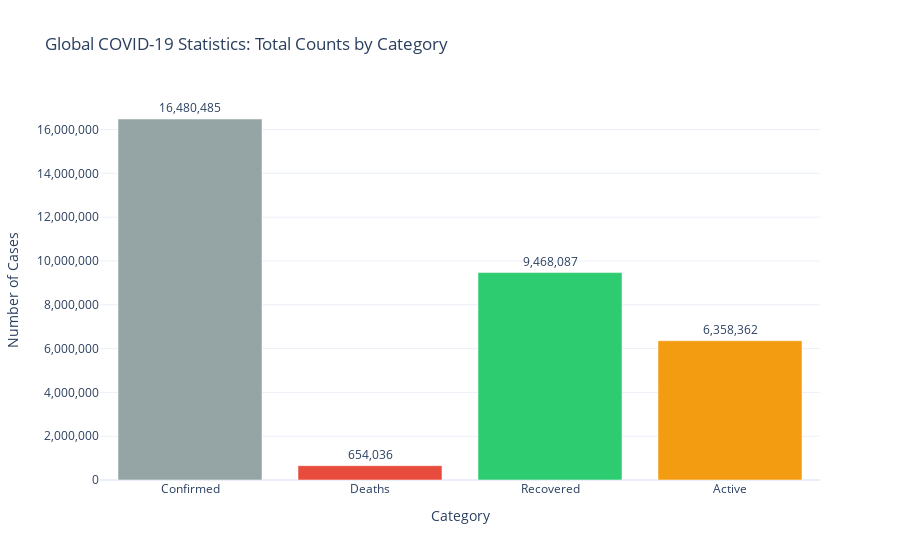

The cell this chart's notebook holds for it:
### Markdown cell above
### Visualization 2: Global Statistics Bar Chart

A bar chart provides a clear comparison of the absolute numbers.

### Code cell
# Prepare data
global_metrics = pd.DataFrame({
    'Metric': ['Confirmed', 'Deaths', 'Recovered', 'Active'],
    'Count': [global_confirmed, global_deaths, global_recovered, global_active]
})

# Create bar chart
fig2 = px.bar(
    global_metrics,
    x='Metric',
    y='Count',
    title='Global COVID-19 Statistics: Total Counts by Category',
    color='Metric',
    color_discrete_map={
        'Confirmed': '#95a5a6',   # Gray
        'Deaths': '#e74c3c',      # Red
        'Recovered': '#2ecc71',   # Green
        'Active': '#f39c12'       # Orange
    },
    text='Count'
)

# Format the text labels to show commas
fig2.update_traces(
    texttemplate='%{text:,}',
    textposition='outside',
    hovertemplate='<b>%{x}</b><br>Count: %{y:,}<extra></extra>'
)

fig2.update_layout(
    yaxis_title="Number of Cases",
    xaxis_title="Category",
    showlegend=False,
    height=500,
    yaxis=dict(tickformat=',')  # Add commas to y-axis
)

fig2.show()

# Print exact values
print("\nExact Values:")
for _, row in global_metrics.iterrows():
    print(f"{row['Metric']:.<20} {row['Count']:>15,}")

### Figure 1 — Plotly figure (JSON) as saved in the notebook; plotly's stock layout.template omitted (floating-point values rounded to 4 significant figures)
{"data": [{"hovertemplate": "<b>%{x}</b><br>Count: %{y:,}<extra></extra>", "legendgroup": "Confirmed", "marker": {"color": "#95a5a6", "pattern": {"shape": ""}}, "name": "Confirmed", "orientation": "v", "showlegend": true, "text": [16480000.0], "textposition": "outside", "texttemplate": "%{text:,}", "type": "bar", "x": ["Confirmed"], "xaxis": "x", "y": [16480485], "yaxis": "y"}, {"hovertemplate": "<b>%{x}</b><br>Count: %{y:,}<extra></extra>", "legendgroup": "Deaths", "marker": {"color": "#e74c3c", "pattern": {"shape": ""}}, "name": "Deaths", "orientation": "v", "showlegend": true, "text": [654000.0], "textposition": "outside", "texttemplate": "%{text:,}", "type": "bar", "x": ["Deaths"], "xaxis": "x", "y": [654036], "yaxis": "y"}, {"hovertemplate": "<b>%{x}</b><br>Count: %{y:,}<extra></extra>", "legendgroup": "Recovered", "marker": {"color": "#2ecc71", "pattern": {"shape": ""}}, "name": "Recovered", "orientation": "v", "showlegend": true, "text": [9468000.0], "textposition": "outside", "texttemplate": "%{text:,}", "type": "bar", "x": ["Recovered"], "xaxis": "x", "y": [9468087], "yaxis": "y"}, {"hovertemplate": "<b>%{x}</b><br>Count: %{y:,}<extra></extra>", "legendgroup": "Active", "marker": {"color": "#f39c12", "pattern": {"shape": ""}}, "name": "Active", "orientation": "v", "showlegend": true, "text": [6358000.0], "textposition": "outside", "texttemplate": "%{text:,}", "type": "bar", "x": ["Active"], "xaxis": "x", "y": [6358362], "yaxis": "y"}], "layout": {"autosize": true, "barmode": "relative", "legend": {"title": {"text": "Metric"}, "tracegroupgap": 0}, "showlegend": false, "title": {"text": "Global COVID-19 Statistics: Total Counts by Category"}, "xaxis": {"anchor": "y", "autorange": true, "categoryarray": ["Confirmed", "Deaths", "Recovered", "Active"], "categoryorder": "array", "domain": [0, 1], "range": [-0.5, 3.5], "title": {"text": "Category"}, "type": "category"}, "yaxis": {"anchor": "x", "autorange": true, "domain": [0, 1], "range": [0, 17350000.0], "tickformat": ",", "title": {"text": "Number of Cases"}, "type": "linear"}}}
